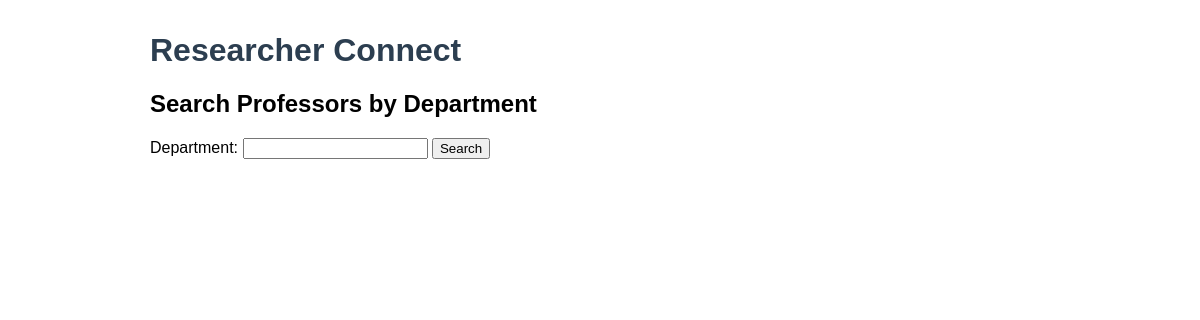
/professors/search/, run on an earlier commit of the app's database.
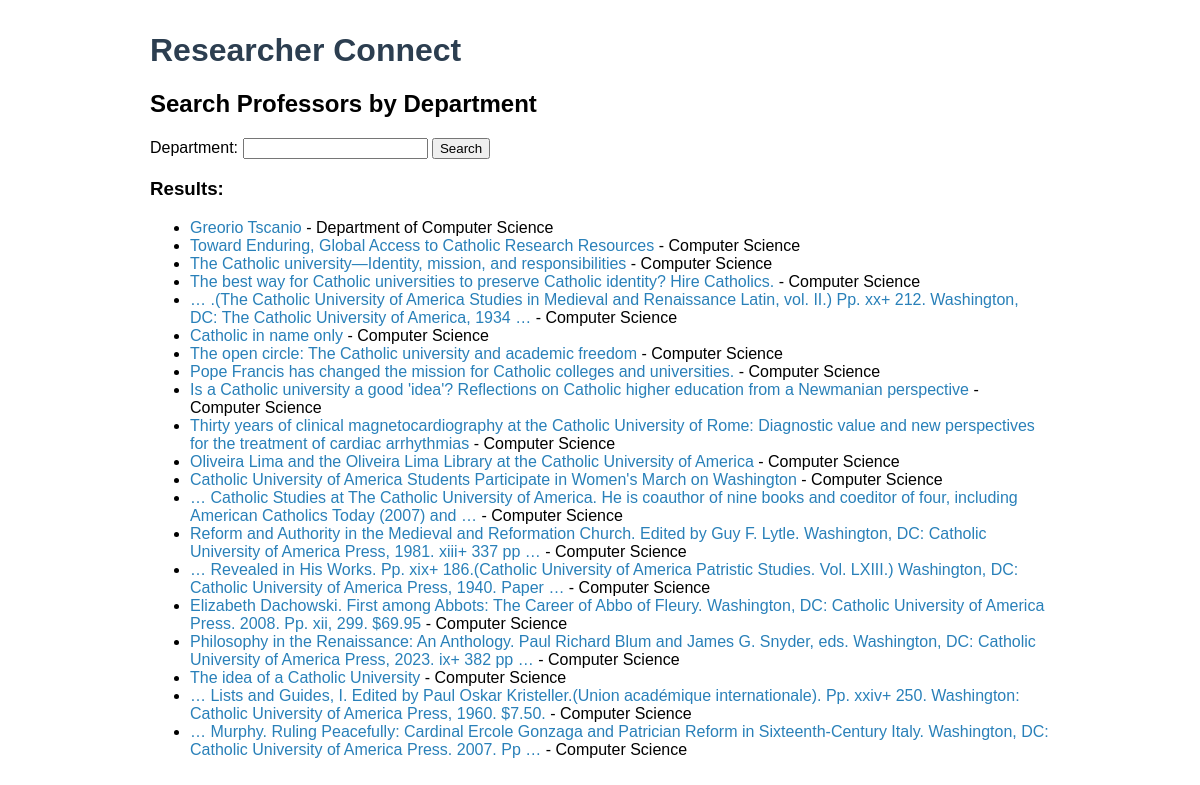
And on a later commit of the database.
### profiles/models.py (models this page shows, shortened)
class Professor(models.Model):
	name = models.CharField(max_length=100)
	email = models.EmailField(blank=True, null=True)
	department = models.ForeignKey(Department, on_delete=models.CASCADE, related_name='professors')
	interests = models.TextField(blank=True)
	google_scholar_id = models.CharField(max_length=100, blank=True, null=True)
	affiliation = models.CharField(max_length=255, blank=True, null=True)
	profile_link = models.URLField(blank=True, null=True)
	snippet = models.TextField(blank=True, null=True)
	profile_photo = models.URLField(blank=True, null=True)
	citations = models.IntegerField(blank=True, null=True)
	h_index = models.IntegerField(blank=True, null=True)
	i10_index = models.IntegerField(blank=True, null=True)

class Department(models.Model):
	name = models.CharField(max_length=100, unique=True)
	description = models.TextField(blank=True)

### profiles/views.py (the view)
# urls.py: path('professors/search/', views.professor_search, name='professor_search'),
def professor_search(request):
	department = request.GET.get('department', '')
	professors = Professor.objects.all()
	if department:
		professors = professors.filter(department__name__icontains=department)
	professors = professors.select_related('department')
	paginator = Paginator(professors, 20)
	page_number = request.GET.get('page')
	page_obj = paginator.get_page(page_number)
	return render(request, 'profiles/professor_search.html', {
		'professors': page_obj,
	})

### profiles/templates/profiles/professor_search.html
{% extends 'base.html' %}
{% block content %}
<h2>Search Professors by Department</h2>
<form method="get">
    <label for="department">Department:</label>
    <input type="text" name="department" id="department" value="{{ request.GET.department }}">
    <button type="submit">Search</button>
</form>
{% if professors %}
    <h3>Results:</h3>
    <ul>
    {% for professor in professors %}
        <li>
            <a href="{% url 'professor_detail' professor.id %}">{{ professor.name }}</a> - {{ professor.department.name }}
        </li>
    {% endfor %}
    </ul>
{% elif request.GET.department %}
    <p>No professors found for this department.</p>
{% endif %}
{% endblock %}

### profiles/templates/base.html (shortened to what this page needs)
<!DOCTYPE html>
<html>
<head>
</head>
<body>
    <div class="container">
        <h1>Researcher Connect</h1>
        {% block content %}{% endblock %}
    </div>
</body>
</html>

### profiles/templates/base.html (style rules this page uses)
body { font-family: Arial, sans-serif; margin: 2em; }
h1 { color: #2c3e50; }
a { color: #2980b9; text-decoration: none; }
.container { max-width: 900px; margin: auto; }

What changed in the data, as far as the page shows it:
added Professor: name "Greorio Tscanio", department.name "Department of Computer Science"
added Professor: name "Toward Enduring, Global Access to Catholic Research Resources", department.name "Computer Science"
added Professor: name "The Catholic university—Identity, mission, and responsibilities", department.name "Computer Science"
added Professor: name "The best way for Catholic universities to preserve Catholic identity? Hire Catholics.", department.name "Computer Science"
added Professor: name "… .(The Catholic University of America Studies in Medieval and Renaissance Latin, vol. II.) Pp. xx+ 212. Washington, DC: The Catholic University of America, 1934 …", department.name "Computer Science"
added Professor: name "Catholic in name only", department.name "Computer Science"
added Professor: name "The open circle: The Catholic university and academic freedom", department.name "Computer Science"
added Professor: name "Pope Francis has changed the mission for Catholic colleges and universities.", department.name "Computer Science"
added Professor: name "Is a Catholic university a good 'idea'? Reflections on Catholic higher education from a Newmanian perspective", department.name "Computer Science"
added Professor: name "Thirty years of clinical magnetocardiography at the Catholic University of Rome: Diagnostic value and new perspectives for the treatment of cardiac arrhythmias", department.name "Computer Science"
added Professor: name "Oliveira Lima and the Oliveira Lima Library at the Catholic University of America", department.name "Computer Science"
added Professor: name "Catholic University of America Students Participate in Women's March on Washington", department.name "Computer Science"
added Professor: name "… Catholic Studies at The Catholic University of America. He is coauthor of nine books and coeditor of four, including American Catholics Today (2007) and …", department.name "Computer Science"
added Professor: name "Reform and Authority in the Medieval and Reformation Church. Edited by Guy F. Lytle. Washington, DC: Catholic University of America Press, 1981. xiii+ 337 pp …", department.name "Computer Science"
added Professor: name "… Revealed in His Works. Pp. xix+ 186.(Catholic University of America Patristic Studies. Vol. LXIII.) Washington, DC: Catholic University of America Press, 1940. Paper …", department.name "Computer Science"
added Professor: name "Elizabeth Dachowski. First among Abbots: The Career of Abbo of Fleury. Washington, DC: Catholic University of America Press. 2008. Pp. xii, 299. $69.95", department.name "Computer Science"
added Professor: name "Philosophy in the Renaissance: An Anthology. Paul Richard Blum and James G. Snyder, eds. Washington, DC: Catholic University of America Press, 2023. ix+ 382 pp …", department.name "Computer Science"
added Professor: name "The idea of a Catholic University", department.name "Computer Science"
added Professor: name "… Lists and Guides, I. Edited by Paul Oskar Kristeller.(Union académique internationale). Pp. xxiv+ 250. Washington: Catholic University of America Press, 1960. $7.50.", department.name "Computer Science"
added Professor: name "… Murphy. Ruling Peacefully: Cardinal Ercole Gonzaga and Patrician Reform in Sixteenth-Century Italy. Washington, DC: Catholic University of America Press. 2007. Pp …", department.name "Computer Science"
Also different on the page:
text now shown: "Results:"
